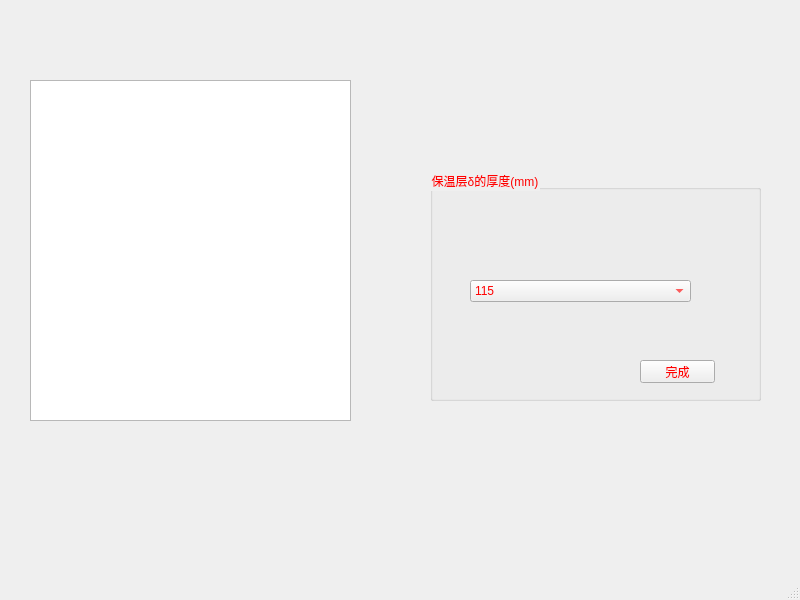
<?xml version="1.0" encoding="UTF-8"?>
<ui version="4.0">
 <class>MainWindow</class>
 <widget class="QMainWindow" name="MainWindow">
  <property name="geometry">
   <rect>
    <x>0</x>
    <y>0</y>
    <width>800</width>
    <height>600</height>
   </rect>
  </property>
  <property name="windowTitle">
   <string>MainWindow</string>
  </property>
  <widget class="QWidget" name="centralwidget">
   <widget class="QGroupBox" name="groupBox">
    <property name="geometry">
     <rect>
      <x>430</x>
      <y>170</y>
      <width>331</width>
      <height>231</height>
     </rect>
    </property>
    <property name="styleSheet">
     <string notr="true">color: rgb(255, 0, 0);
font: 8pt &quot;楷体&quot;;</string>
    </property>
    <property name="title">
     <string>保温层δ的厚度(mm)</string>
    </property>
    <widget class="QComboBox" name="comboBox">
     <property name="geometry">
      <rect>
       <x>40</x>
       <y>110</y>
       <width>221</width>
       <height>22</height>
      </rect>
     </property>
     <item>
      <property name="text">
       <string>115</string>
      </property>
     </item>
     <item>
      <property name="text">
       <string>85</string>
      </property>
     </item>
     <item>
      <property name="text">
       <string>65</string>
      </property>
     </item>
     <item>
      <property name="text">
       <string>50</string>
      </property>
     </item>
     <item>
      <property name="text">
       <string>40</string>
      </property>
     </item>
     <item>
      <property name="text">
       <string>30</string>
      </property>
     </item>
    </widget>
    <widget class="QPushButton" name="fff">
     <property name="geometry">
      <rect>
       <x>210</x>
       <y>190</y>
       <width>75</width>
       <height>23</height>
      </rect>
     </property>
     <property name="text">
      <string>完成</string>
     </property>
    </widget>
   </widget>
   <widget class="QGraphicsView" name="graphicsView">
    <property name="geometry">
     <rect>
      <x>30</x>
      <y>80</y>
      <width>321</width>
      <height>341</height>
     </rect>
    </property>
    <property name="styleSheet">
     <string notr="true">border-image: url(:/wuding1/5.png);</string>
    </property>
   </widget>
  </widget>
  <widget class="QMenuBar" name="menubar">
   <property name="geometry">
    <rect>
     <x>0</x>
     <y>0</y>
     <width>800</width>
     <height>22</height>
    </rect>
   </property>
  </widget>
  <widget class="QStatusBar" name="statusbar"/>
 </widget>
 <resources>
  <include location="../pic/wuding.qrc"/>
 </resources>
 <connections/>
</ui>
